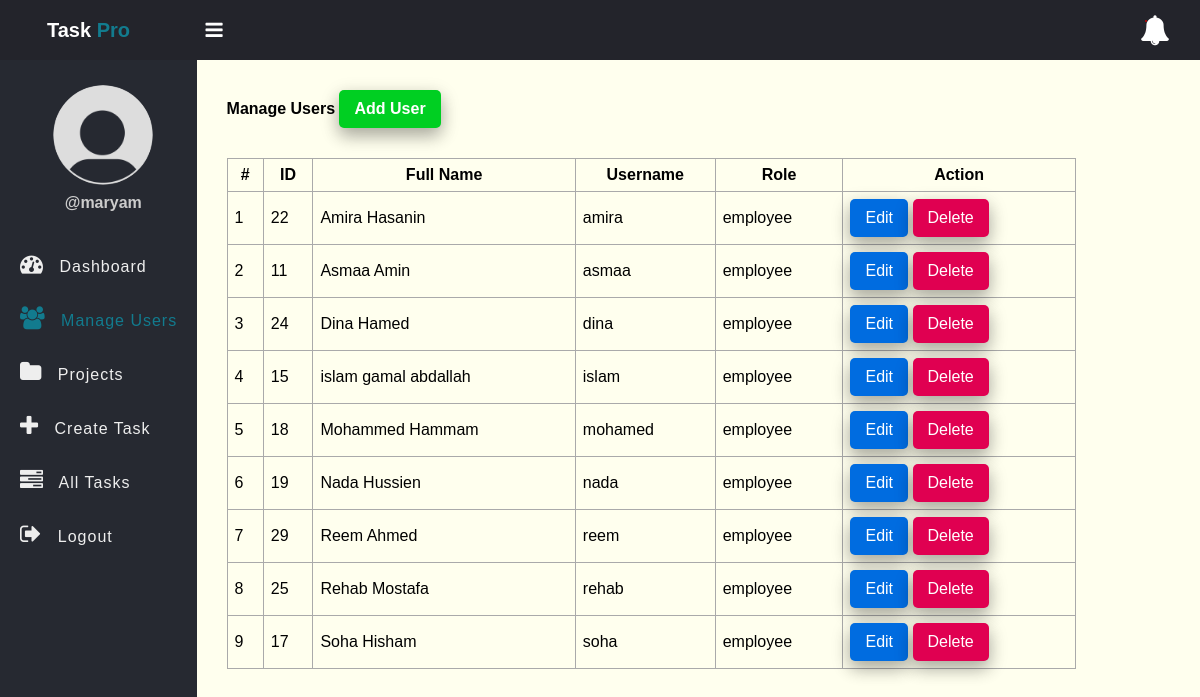
Page /user.php (signed in) on the committed database.
### tables this page shows
CREATE TABLE `users` (
  `id` int(11) NOT NULL ,
  `full_name` varchar(50) NOT NULL,
  `username` varchar(50) NOT NULL,
  `password` varchar(255) NOT NULL,
  `role` enum('admin','employee') NOT NULL,
  `created_at` timestamp NOT NULL DEFAULT current_timestamp(),
  hospital_code INT,   
  PRIMARY KEY (`username`),
  CONSTRAINT FK_Devices1_Hospitals FOREIGN KEY (hospital_code) REFERENCES hospitals(hospital_code)
);

### app/Model/User.php (called while the page is built, shortened)
<?php
function get_all_users($conn){
    $sql = "SELECT * FROM users WHERE role =? ";
    $stmt = $conn->prepare($sql);
    $stmt->execute(["employee"]);
    if($stmt->rowCount() > 0){
        $users = $stmt->fetchAll();
    } else {
        $users = 0;
    }
    return $users;
}
?>

### user.php (the view, shortened to what this page needs)
<?php
if (isset($_SESSION['role']) && isset($_SESSION['id']) && $_SESSION['role'] == "admin") {
    include "DB_connection.php";
    include "app/Model/User.php";
    $users = get_all_users($conn);
 ?>
<!DOCTYPE html>
<html lang="en">
<head>
    <link rel="stylesheet" href="https://stackpath.bootstrapcdn.com/font-awesome/4.7.0/css/font-awesome.min.css">
    <link rel="stylesheet" href="css/style.css">
</head>
<body>
    <?php include "inc/header.php"; ?>
    <div class="body">
        <?php include "inc/nav.php"; ?>
        <section class="section-1">
            <h4 class="title">Manage Users <a href="add-user.php">Add User</a></h4>
            <?php if ($users != 0) { ?>
                <table class="main-table">
                    <tr>
                        <th>#</th>
                        <th>ID</th>
                        <th>Full Name</th>
                        <th>Username</th>
                        <th>Role</th>
                        <th>Action</th>
                    </tr>
                    <?php $i = 0; foreach ($users as $user) { ?>
                        <tr>
                            <td><?= ++$i ?></td>
                            <td><?= htmlspecialchars($user['id']) ?></td>
                            <td><?= htmlspecialchars($user['full_name']) ?></td>
                            <td><?= htmlspecialchars($user['username']) ?></td>
                            <td><?= htmlspecialchars($user['role']) ?></td>
                            <td>
                                <a href="edit-user.php?id=<?= htmlspecialchars($user['id']) ?>" class="edit-btn">Edit</a>
                                <a href="delete-user.php?id=<?= htmlspecialchars($user['id']) ?>" class="delete-btn">Delete</a>
                            </td>
                        </tr>
                    <?php } ?>
                </table>
            <?php } else { ?>
                <h3>Empty</h3>
            <?php } ?>
        </section>
    </div>
</body>
</html>
<?php } else {
    $em = "First login";
    header("Location: login.php?error=$em");
    exit();
} ?>

### css/style.css (style rules this page uses)
* { padding: 0; margin: 0; box-sizing: calc(border-box); font-family: arial, sans-serif; }
.body { display: flex; }
.section-1 { padding: 30px; }
.section-1 .title { margin-bottom: 10px; }
.section-1 .title a { text-decoration: none; display: inline-block; padding-left: 10px; border: none; background: #00CF22; padding: 10px 15px; color: #fff; font-size: 16px; border-radius: 5px; cursor: pointer; outline: none; transition: background 1s; box-shadow: 0 8px 16px 0 rgba(0,0,0,0.2), 0 6px 20px 0 rgba(0,0,0,0.19); }
.section-1 { width: 100%; background: #ffe; }
.main-table, .main-table tr, .main-table th, .main-table td { border: 1px solid #aaa; border-collapse: collapse; padding: 7px; }
.main-table { width: 90%; margin-top: 30px; }
.delete-btn { text-decoration: none; display: inline-block; padding-left: 10px; border: none; background: #E00051; padding: 10px 15px; color: #fff; font-size: 16px; border-radius: 5px; cursor: pointer; outline: none; transition: background 1s; box-shadow: 0 8px 16px 0 rgba(0,0,0,0.2), 0 6px 20px 0 rgba(0,0,0,0.19); }
.edit-btn { text-decoration: none; display: inline-block; padding-left: 10px; border: none; background: #006CE0; padding: 10px 15px; color: #fff; font-size: 16px; border-radius: 5px; cursor: pointer; outline: none; transition: background 1s; box-shadow: 0 8px 16px 0 rgba(0,0,0,0.2), 0 6px 20px 0 rgba(0,0,0,0.19); }

### rows in the picture
users: id "22", full_name "Amira Hasanin", username "amira", role "employee"
users: id "11", full_name "Asmaa Amin", username "asmaa", role "employee"
users: id "24", full_name "Dina Hamed", username "dina", role "employee"
users: id "15", full_name "islam gamal abdallah", username "islam", role "employee"
users: id "18", full_name "Mohammed Hammam", username "mohamed", role "employee"
users: id "19", full_name "Nada Hussien", username "nada", role "employee"
users: id "29", full_name "Reem Ahmed", username "reem", role "employee"
users: id "25", full_name "Rehab Mostafa", username "rehab", role "employee"
users: id "17", full_name "Soha Hisham", username "soha", role "employee"

### other values in the picture
$_SESSION['username'] "maryam"
